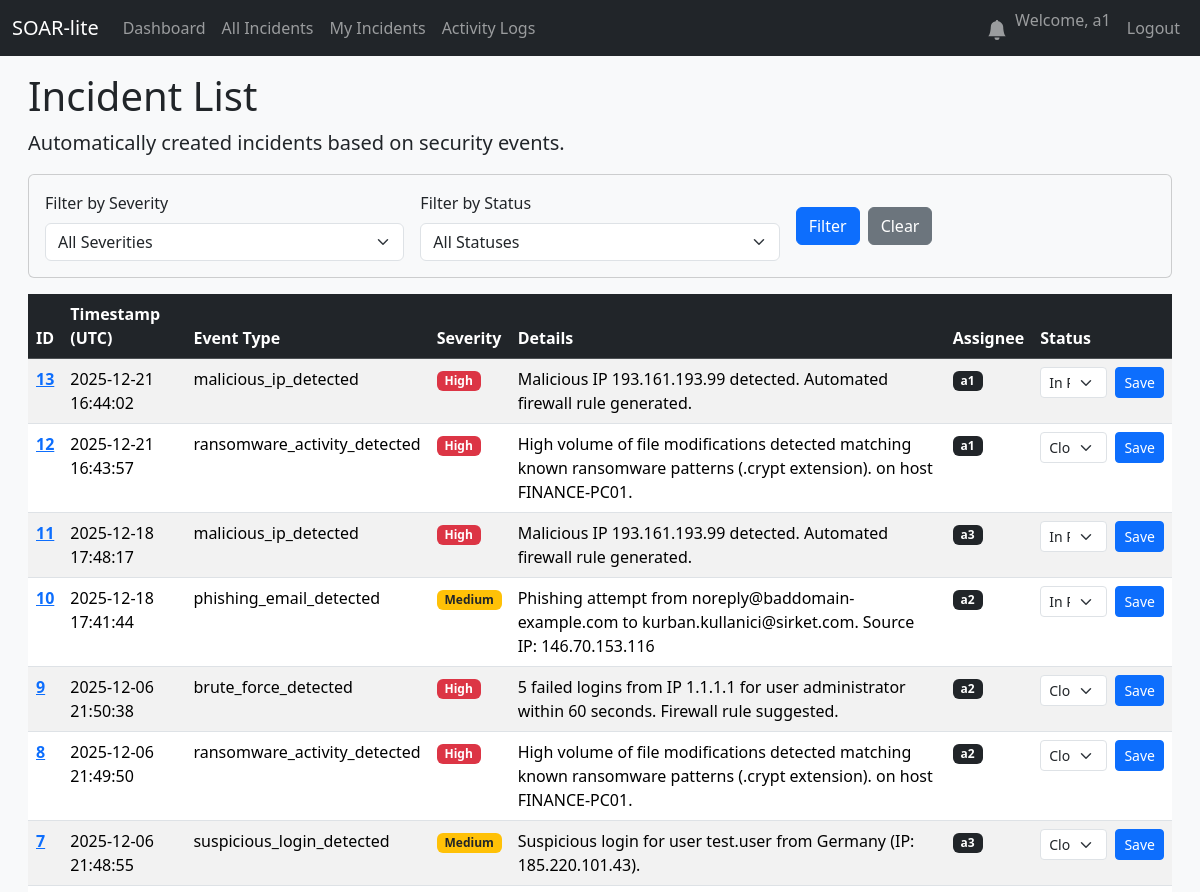
The page /incidents (signed in, upper part) on the database as committed earlier.
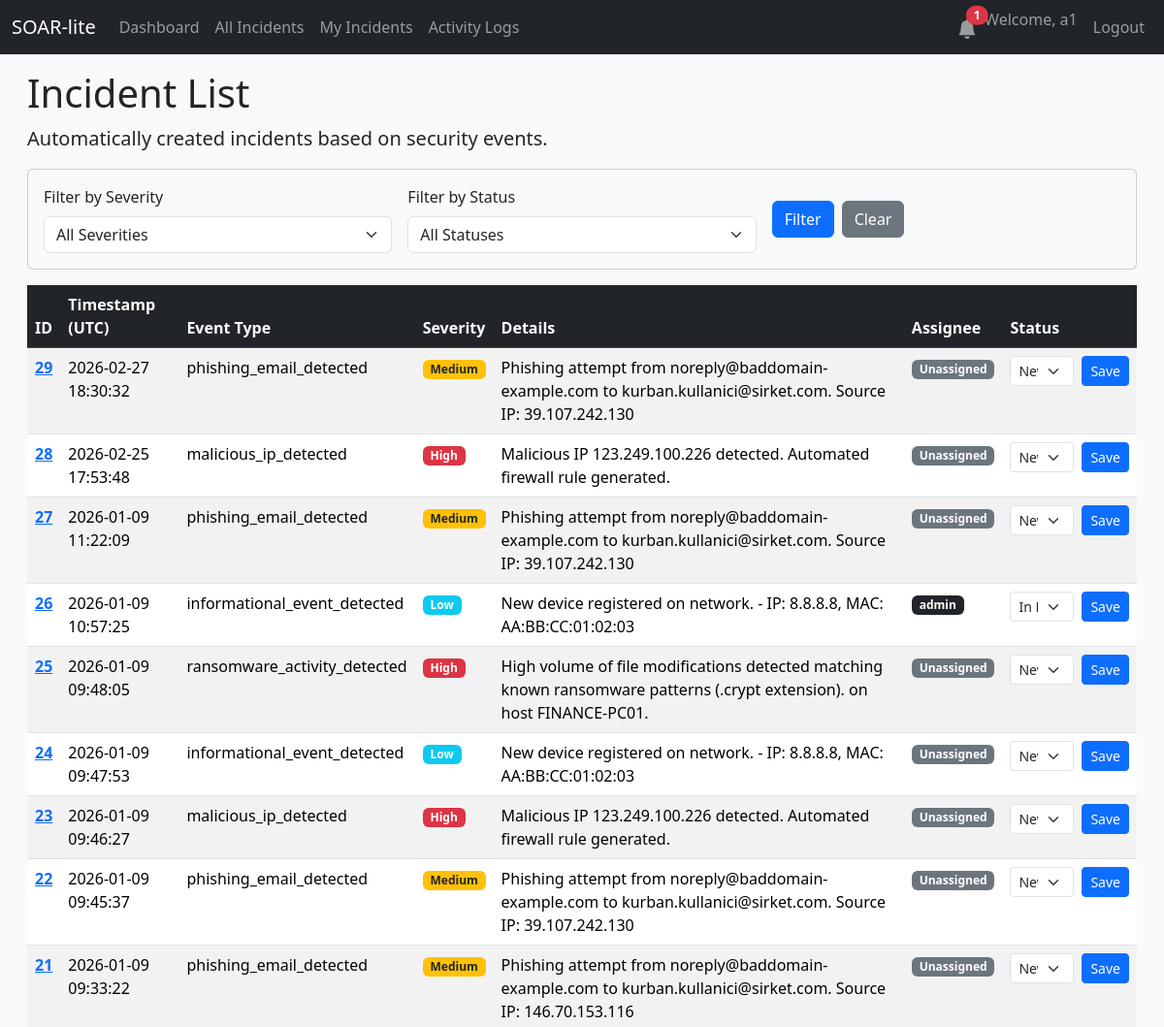
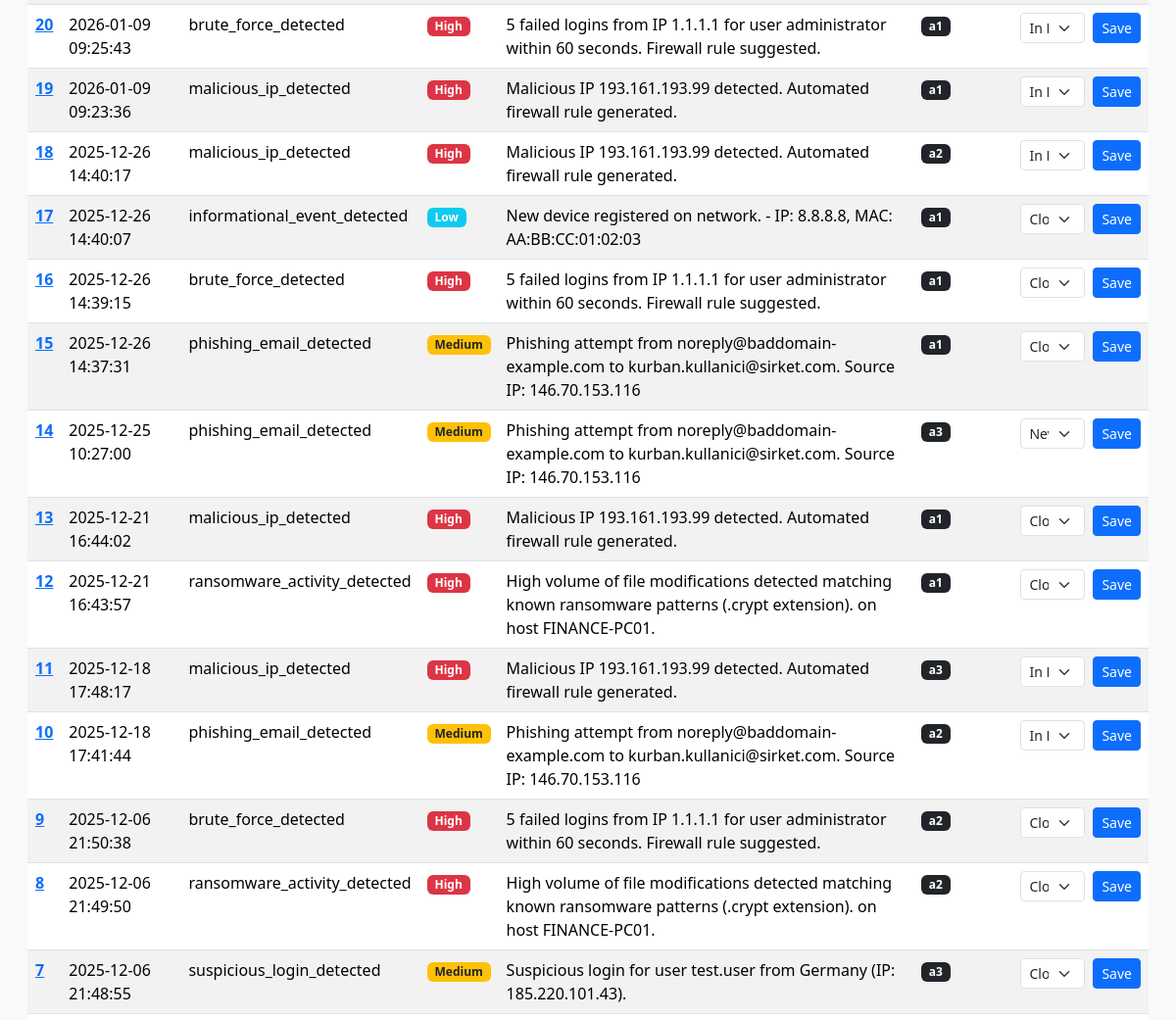
The same page on the database as committed later (2 pictures, top to bottom).
### database.py (models this page shows, shortened)
class Incident(db.Model):
    id = db.Column(db.Integer, primary_key=True)
    created_at = db.Column(db.DateTime, default=datetime.utcnow)
    event_type = db.Column(db.String(100), nullable=False)
    severity = db.Column(db.String(50), nullable=False)
    details = db.Column(db.Text, nullable=True)
    status = db.Column(db.String(50), default='New')
    notes = db.relationship('Note', backref='incident', lazy=True, cascade="all, delete-orphan")
    closed_at = db.Column(db.DateTime, nullable=True) # Olay kapatıldığında doldurulacak
    vt_malicious_count = db.Column(db.Integer, nullable=True)
    vt_report_link = db.Column(db.String(255), nullable=True)
    mitre_technique_id = db.Column(db.String(20), nullable=True)
    mitre_technique_name = db.Column(db.String(100), nullable=True)
    suggested_firewall_rule = db.Column(db.Text, nullable=True) # Otomatik üretilen kural burada saklanacak
    assignee_id = db.Column(db.Integer, db.ForeignKey('user.id'), nullable=True)
    assignee = db.relationship('User', backref='incidents') # backref eklendi
    notes = db.relationship('Note', backref='incident', lazy=True, cascade="all, delete-orphan")
    observables = db.relationship('Observable', backref='incident', lazy=True, cascade="all, delete-orphan")
    action_logs = db.relationship('ActionLog', backref='incident', lazy=True, cascade="all, delete-orphan")

class User(UserMixin, db.Model):
    id = db.Column(db.Integer, primary_key=True)
    username = db.Column(db.String(80), unique=True, nullable=False)
    email = db.Column(db.String(120), unique=True, nullable=False)
    password_hash = db.Column(db.String(128))
    created_at = db.Column(db.DateTime, default=datetime.utcnow)
    role = db.Column(db.String(50), nullable=False, default='Analyst')

### app.py (the view)
@app.route('/incidents')
@login_required
def incidents_list():
    severity_filter = request.args.get('severity', None)
    status_filter = request.args.get('status', None)
    query = Incident.query
    if severity_filter and severity_filter != 'all':
        query = query.filter_by(severity=severity_filter)
    if status_filter and status_filter != 'all':
        query = query.filter_by(status=status_filter)
    incidents = query.order_by(Incident.created_at.desc()).all()
    return render_template('incidents.html',
                           incidents=incidents,
                           current_severity=severity_filter,
                           current_status=status_filter)

### app.py (called while the page is built)
def create_app():
    app = Flask(__name__)
    veritabani_linki = os.environ.get('DATABASE_URL')
    if veritabani_linki:
        app.config['SQLALCHEMY_DATABASE_URI'] = veritabani_linki
    else:
        app.config['SQLALCHEMY_DATABASE_URI'] = 'sqlite:///soar.db'
    app.config['SQLALCHEMY_TRACK_MODIFICATIONS'] = False
    app.config['SECRET_KEY'] = 'pass123'
    db.init_app(app)
    login_manager = LoginManager()
    login_manager.init_app(app)
    login_manager.login_view = 'login'
    @login_manager.user_loader
    def load_user(user_id):
        return db.session.get(User, int(user_id))
    with app.app_context():
        db.create_all()
        print("🗄️ Database tables created or already exist.")
    return app

@app.context_processor
def inject_notifications():
    if current_user.is_authenticated:
        unread_count = Notification.query.filter_by(user_id=current_user.id, is_read=False).count()
        return dict(unread_notifications=unread_count)
    return dict(unread_notifications=0)

### templates/incidents.html (shortened to what the changed rows need)
{% extends "base.html" %}
{% block content %}
    <h1>Incident List</h1>
    <div class="table-responsive">
        <table class="table table-striped table-hover">
            <thead class="table-dark">
                <tr>
                    <th scope="col">ID</th>
                    <th scope="col">Timestamp (UTC)</th>
                    <th scope="col">Event Type</th>
                    <th scope="col">Severity</th>
                    <th scope="col">Details</th>
                    <th scope="col">Assignee</th>
                    <th scope="col">Status</th>
                </tr>
            </thead>
            <tbody>
                {% for incident in incidents %}
                <tr>
                    <th scope="row"><a href="{{ url_for('incident_detail', incident_id=incident.id) }}">{{ incident.id }}</a></th>
                    <td>{{ incident.created_at.strftime('%Y-%m-%d %H:%M:%S') }}</td>
                    <td>{{ incident.event_type }}</td>
                    <td>
                        {% if incident.severity == 'high' %}<span class="badge bg-danger">High</span>
                        {% elif incident.severity == 'medium' %}<span class="badge bg-warning text-dark">Medium</span>
                        {% else %}<span class="badge bg-info">{{ incident.severity|capitalize }}</span>{% endif %}
                    </td>
                    <td>{{ incident.details }}</td>
                    <td>
                        {% if incident.assignee %}
                            <span class="badge bg-dark">{{ incident.assignee.username }}</span>
                        {% else %}
                            <span class="badge bg-secondary">Unassigned</span>
                        {% endif %}
                    </td>
                    <td>
                        <form action="{{ url_for('update_status', incident_id=incident.id) }}" method="POST" class="d-flex">
                            <select name="status" class="form-select form-select-sm me-2">
                                <option value="New" {% if incident.status == 'New' %}selected{% endif %}>New</option>
                                <option value="In Progress" {% if incident.status == 'In Progress' %}selected{% endif %}>In Progress</option>
                                <option value="Closed" {% if incident.status == 'Closed' %}selected{% endif %}>Closed</option>
                            </select>
                            <button type="submit" class="btn btn-primary btn-sm">Save</button>
                        </form>
                    </td>
                </tr>
                {% else %}
                <tr>
                    <td colspan="6" class="text-center">No incidents matching the criteria.</td>
                </tr>
                {% endfor %}
            </tbody>
        </table>
    </div>
{% endblock %}

### templates/base.html (shortened to what this page needs)
<!doctype html>
<html lang="en">
<head>
    <link href="https://cdn.jsdelivr.net/npm/bootstrap@5.3.2/dist/css/bootstrap.min.css" rel="stylesheet">
</head>
<body>
    <nav class="navbar navbar-expand-md navbar-dark bg-dark fixed-top">
        <div class="container-fluid">
            <a class="navbar-brand" href="{{ url_for('dashboard') }}">SOAR-lite</a>
            <div class="collapse navbar-collapse" id="navbarNav">
                <ul class="navbar-nav me-auto mb-2 mb-lg-0">
                    {% if current_user.is_authenticated %}
                    <li class="nav-item">
                        <a class="nav-link" href="{{ url_for('dashboard') }}">Dashboard</a>
                    </li>
                    <li class="nav-item">
                        <a class="nav-link" href="{{ url_for('incidents_list') }}">All Incidents</a>
                    </li>
                    <li class="nav-item">
                        <a class="nav-link" href="{{ url_for('my_incidents') }}">My Incidents</a>
                    </li>
                    {% if current_user.is_authenticated and current_user.role in ['Admin', 'Manager'] %}
                    <li class="nav-item">
                        <a class="nav-link" href="{{ url_for('activity_log') }}">Activity Logs</a>
                    </li>
                    {% endif %}
                    {% endif %}
                </ul>
                <ul class="navbar-nav ms-auto">
                    {% if current_user.is_authenticated %}
                    <li class="nav-item">
                        <a class="nav-link position-relative" href="{{ url_for('notifications') }}">
                            <svg xmlns="http://www.w3.org/2000/svg" width="20" height="20" fill="currentColor" class="bi bi-bell-fill" viewBox="0 0 16 16">
                                <path d="M8 16a2 2 0 0 0 2-2H6a2 2 0 0 0 2 2zm.995-14.901a1 1 0 1 0-1.99 0A5.002 5.002 0 0 0 3 6c0 1.098-.5 6-2 7h14c-1.5-1-2-5.902-2-7 0-2.42-1.72-4.44-4.005-4.901z"/>
                            </svg>
                            {% if unread_notifications > 0 %}
                            <span class="position-absolute top-1 start-80 translate-middle badge rounded-pill bg-danger">
                                {{ unread_notifications }}
                            </span>
                            {% endif %}
                        </a>
                    </li>
                    <li class="nav-item">
                        <span class="navbar-text me-2">Welcome, {{ current_user.username }}</span>
                    </li>
                    <li class="nav-item">
                        <a class="nav-link" href="{{ url_for('logout') }}">Logout</a>
                    </li>
                    {% endif %}
                </ul>
            </div>
        </div>
    </nav>
    <div class="main-content-scrollable">
        <main class="container-fluid"> {% block content %}{% endblock %}
        </main>
    </div>
</body>
</html>

Rows that differ between the two databases and show on the page:
added Incident: id "29", created_at "2026-02-27 18:30:32", event_type "phishing_email_detected", severity "Medium", details "Phishing attempt from noreply@baddomain-example.com to kurban.kullanici@sirket.com. Source IP: 39.107.242.130", shows "Unassigned", status "New"
added Incident: id "28", created_at "2026-02-25 17:53:48", event_type "malicious_ip_detected", severity "High", details "Malicious IP 123.249.100.226 detected. Automated firewall rule generated.", shows "Unassigned", status "New"
added Incident: id "27", created_at "2026-01-09 11:22:09", event_type "phishing_email_detected", severity "Medium", details "Phishing attempt from noreply@baddomain-example.com to kurban.kullanici@sirket.com. Source IP: 39.107.242.130", shows "Unassigned", status "New"
added Incident: id "26", created_at "2026-01-09 10:57:25", event_type "informational_event_detected", severity "Low", details "New device registered on network. - IP: 8.8.8.8, MAC: AA:BB:CC:01:02:03", assignee.username "admin", status "In Progress"
added Incident: id "25", created_at "2026-01-09 09:48:05", event_type "ransomware_activity_detected", severity "High", details "High volume of file modifications detected matching known ransomware patterns (.crypt extension). on host FINANCE-PC01.", shows "Unassigned", status "New"
added Incident: id "24", created_at "2026-01-09 09:47:53", event_type "informational_event_detected", severity "Low", details "New device registered on network. - IP: 8.8.8.8, MAC: AA:BB:CC:01:02:03", shows "Unassigned", status "New"
added Incident: id "23", created_at "2026-01-09 09:46:27", event_type "malicious_ip_detected", severity "High", details "Malicious IP 123.249.100.226 detected. Automated firewall rule generated.", shows "Unassigned", status "New"
added Incident: id "22", created_at "2026-01-09 09:45:37", event_type "phishing_email_detected", severity "Medium", details "Phishing attempt from noreply@baddomain-example.com to kurban.kullanici@sirket.com. Source IP: 39.107.242.130", shows "Unassigned", status "New"
added Incident: id "21", created_at "2026-01-09 09:33:22", event_type "phishing_email_detected", severity "Medium", details "Phishing attempt from noreply@baddomain-example.com to kurban.kullanici@sirket.com. Source IP: 146.70.153.116", shows "Unassigned", status "New"
added Incident: id "20", created_at "2026-01-09 09:25:43", event_type "brute_force_detected", severity "High", details "5 failed logins from IP 1.1.1.1 for user administrator within 60 seconds. Firewall rule suggested.", assignee.username "a1", status "In Progress"
added Incident: id "19", created_at "2026-01-09 09:23:36", event_type "malicious_ip_detected", severity "High", details "Malicious IP 193.161.193.99 detected. Automated firewall rule generated.", assignee.username "a1", status "In Progress"
added Incident: id "18", created_at "2025-12-26 14:40:17", event_type "malicious_ip_detected", severity "High", details "Malicious IP 193.161.193.99 detected. Automated firewall rule generated.", assignee.username "a2", status "In Progress"
added Incident: id "17", created_at "2025-12-26 14:40:07", event_type "informational_event_detected", severity "Low", details "New device registered on network. - IP: 8.8.8.8, MAC: AA:BB:CC:01:02:03", assignee.username "a1", status "Closed"
added Incident: id "16", created_at "2025-12-26 14:39:15", event_type "brute_force_detected", severity "High", details "5 failed logins from IP 1.1.1.1 for user administrator within 60 seconds. Firewall rule suggested.", assignee.username "a1", status "Closed"
added Incident: id "15", created_at "2025-12-26 14:37:31", event_type "phishing_email_detected", severity "Medium", details "Phishing attempt from noreply@baddomain-example.com to kurban.kullanici@sirket.com. Source IP: 146.70.153.116", assignee.username "a1", status "Closed"
added Incident: id "14", created_at "2025-12-25 10:27:00", event_type "phishing_email_detected", severity "Medium", details "Phishing attempt from noreply@baddomain-example.com to kurban.kullanici@sirket.com. Source IP: 146.70.153.116", assignee.username "a3"
changed Incident id 13: status "In Progress" → "Closed"
Other text that changed with them:
{{ unread_notifications }}: (not shown) → "1"
